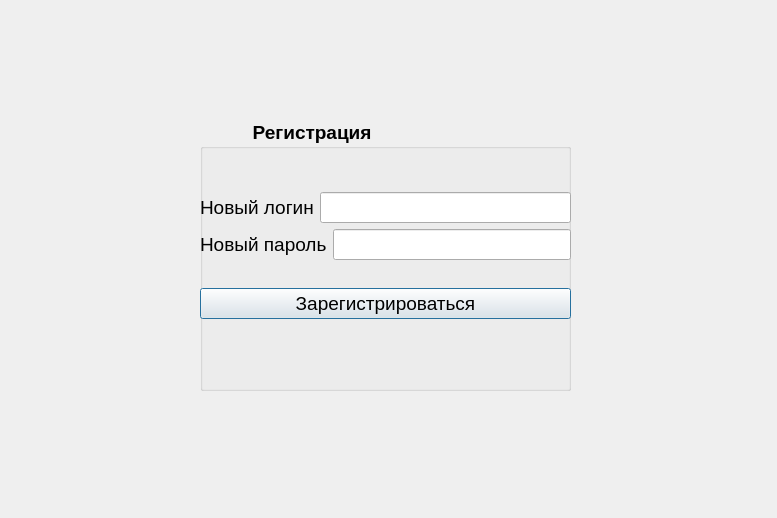
<?xml version="1.0" encoding="UTF-8"?>
<ui version="4.0">
 <class>Registration</class>
 <widget class="QDialog" name="Registration">
  <property name="geometry">
   <rect>
    <x>0</x>
    <y>0</y>
    <width>777</width>
    <height>518</height>
   </rect>
  </property>
  <property name="windowTitle">
   <string>Dialog</string>
  </property>
  <widget class="QGroupBox" name="groupBox">
   <property name="geometry">
    <rect>
     <x>200</x>
     <y>120</y>
     <width>371</width>
     <height>271</height>
    </rect>
   </property>
   <property name="font">
    <font>
     <pointsize>14</pointsize>
     <bold>true</bold>
    </font>
   </property>
   <property name="title">
    <string>          Регистрация</string>
   </property>
   <widget class="QWidget" name="">
    <property name="geometry">
     <rect>
      <x>0</x>
      <y>50</y>
      <width>371</width>
      <height>171</height>
     </rect>
    </property>
    <layout class="QVBoxLayout" name="verticalLayout_2">
     <item>
      <layout class="QVBoxLayout" name="verticalLayout">
       <item>
        <layout class="QHBoxLayout" name="horizontalLayout">
         <item>
          <widget class="QLabel" name="label">
           <property name="font">
            <font>
             <pointsize>14</pointsize>
             <bold>false</bold>
            </font>
           </property>
           <property name="text">
            <string>Новый логин</string>
           </property>
          </widget>
         </item>
         <item>
          <widget class="QLineEdit" name="new_log"/>
         </item>
        </layout>
       </item>
       <item>
        <layout class="QHBoxLayout" name="horizontalLayout_2">
         <item>
          <widget class="QLabel" name="label_2">
           <property name="font">
            <font>
             <pointsize>14</pointsize>
             <bold>false</bold>
            </font>
           </property>
           <property name="text">
            <string>Новый пароль</string>
           </property>
          </widget>
         </item>
         <item>
          <widget class="QLineEdit" name="new_pas"/>
         </item>
        </layout>
       </item>
      </layout>
     </item>
     <item>
      <widget class="QPushButton" name="reg_2">
       <property name="font">
        <font>
         <pointsize>14</pointsize>
         <bold>false</bold>
        </font>
       </property>
       <property name="text">
        <string>Зарегистрироваться</string>
       </property>
      </widget>
     </item>
    </layout>
   </widget>
  </widget>
 </widget>
 <resources/>
 <connections/>
</ui>
